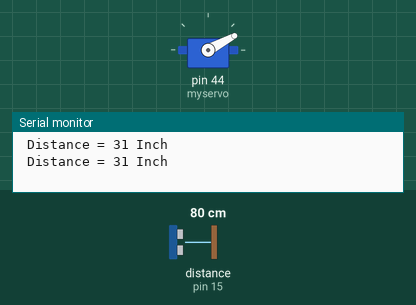
A sketch run on a simulated Arduino Mega 2560, built with avr-gcc and run on an emulated ATmega2560. On the bench: servo, the last lines printed to the serial monitor. Wiring (inferred from the names in the program): ultrasonic range finder: trigger pin 14; echo pin 15. Inputs (shaded band) come from the test bench; at power-on: distance to the obstacle (sensor on pin 15) 80 cm. The echo pulse lasts 58.3 µs per cm.

Above: at 2.2 s.
2.3 s: distance to the obstacle (sensor on pin 15) set to 250 cm
At 2.7 s:
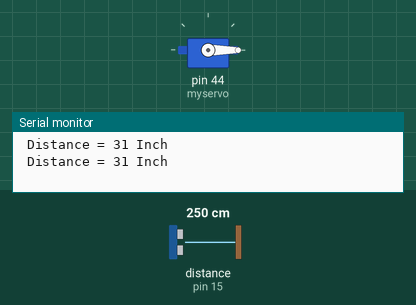
5.8 s: distance to the obstacle (sensor on pin 15) set to 2 cm
At 6.22 s:
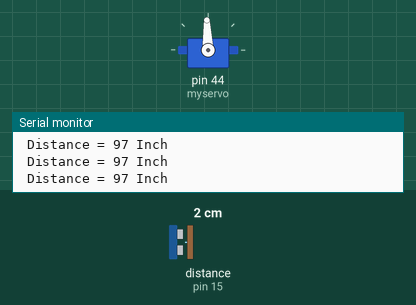
Timing chart, 0 to 15.3 s (numbered marks = the images above; inputs shaded):
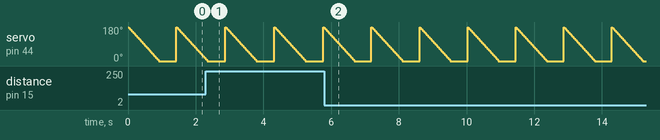

The sketch:

servo___ultrasonic_sensor.ino
```cpp
#include<Servo.h>
Servo myservo;
int pos = 0;
const int trigPin = 14; //aka sound sensor
const int echoPin = 15;
long duration; //or it could be double.
int distance;
 void jservo();
 void hservo();

  void ultra();
void setup()
  {
      pinMode(trigPin, OUTPUT); // Sets the trigPin as an Output
   pinMode(echoPin, INPUT); // Sets the echoPin as an Input
   Serial.begin(9600); // Starts the serial communication }
     myservo.attach(44);
  }
void loop()
{

  jservo();
  ultra();
  hservo();
  ultra();


}
```

hservo.ino
```cpp
void jservo()
{
for(pos=180;pos>=0;pos--)
{
  myservo.write(pos);
  delay (5);
}
 delay(500);

}
```

ultra.ino
```cpp
void ultra()
{


  //ultrasonic sound sensor
  digitalWrite(trigPin, LOW);
  delayMicroseconds(2);  // Sets the trigPin on HIGH state for 10 micro seconds
  digitalWrite(trigPin, HIGH);
  delayMicroseconds(10);
  digitalWrite(trigPin, LOW);
  duration = pulseIn(echoPin, HIGH);  // measures the time in microseconds
  distance = duration *0.013385834 / 2;  // printing the data on serial monitor, Measured in INCHES
  //distance = duration *0.034 / 2;  // Measured in CM
  Serial.print(" Distance = ");
  Serial.print(distance);

  Serial.println(" Inch");


  }
```

Measured:
- by itself, servo on pin 44 (myservo): ramps from 180° to 0° and jumps back, once every 1.4 s
